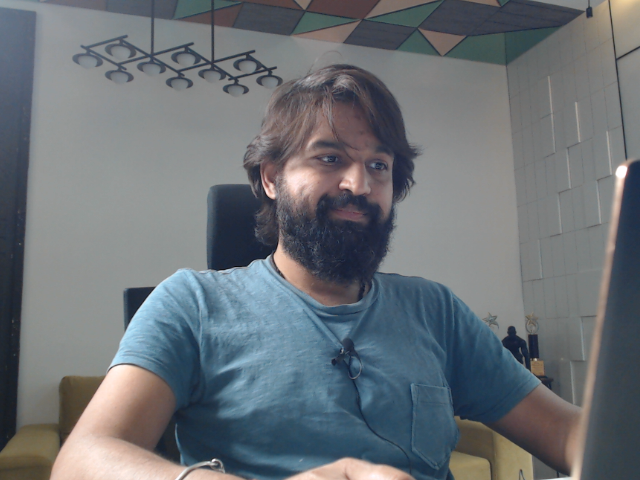
#> input picture v.png, 640 x 480 px
$ jupyter execute --allow-errors 'cv2 threshold and kernel.ipynb'
#> lines starting #> are read from the running program, lines starting #| are printed output that depends on the picture
[cell 1]
import cv2

[cell 2]
photo = cv2.imread('v.png')
#> photo is the input picture: shape (480, 640, 3); mean B, G, R 117.7, 112.7, 107
#photo = cv2.cvtColor(photo ,  cv2.COLOR_BGR2RGB)
photo = cv2.cvtColor(photo, cv2.COLOR_BGR2GRAY)
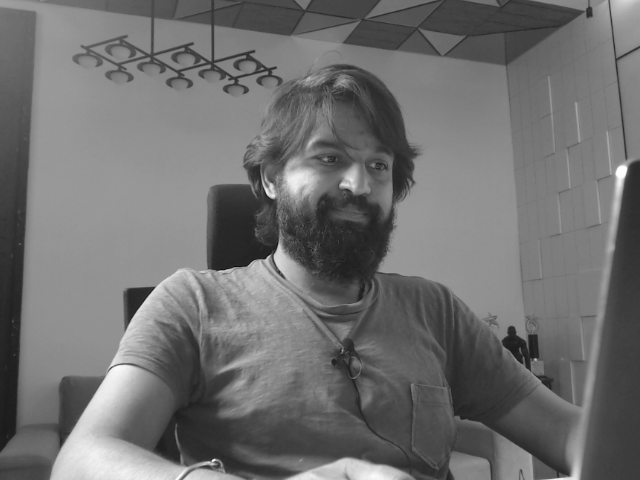
#> photo: shape (480, 640); min 7, max 254, mean 111.5

[cell 3]
photo.shape
#> Out = (480, 640)

[cell 4]
photo

[cell 5]
import matplotlib.pyplot  as plt

[cell 6]
plt.imshow(photo, cmap='gray')

[cell 7]
"""
cv2.imshow("hi", photo)
cv2.waitKey()
cv2.destroyAllWindows()
"""

[cell 8]
import numpy as np

[cell 9]
k = np.ones( (3,3 ))  / 25

[cell 10]
k

[cell 11]
k1 = np.array([
      [0, -1, 0],
      [-1,5,-1],
      [0,-1,0]
])

[cell 12]
k1

[cell 13]
photo

[cell 14]
nphoto = cv2.filter2D(src=photo, ddepth=-1,  kernel=k1 )

[cell 15]
nphoto

[cell 16]
cv2.imshow("hi", photo)
cv2.waitKey()
cv2.destroyAllWindows()

[cell 17]
cap = cv2.VideoCapture(1)

[cell 18]
while True:
    ret, photo = cap.read()
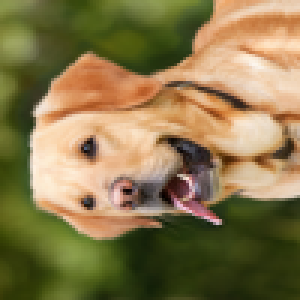
#> input picture nnnn.png, 100 x 100 px, given in place of the camera (shown 3 times larger)
#> photo is the input picture: shape (100, 100, 3); mean B, G, R 76.2, 119.6, 136.3
    nphoto = cv2.filter2D(src=photo, ddepth=-1,  kernel=k1 )
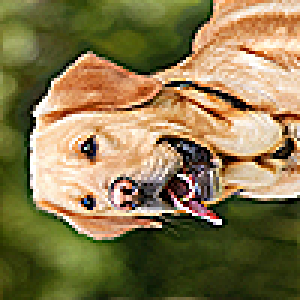
#> nphoto: shape (100, 100, 3) (shown 3 times larger); mean B, G, R 77.6, 120.2, 136
    fphoto = cv2.cvtColor(nphoto, cv2.COLOR_BGR2GRAY)
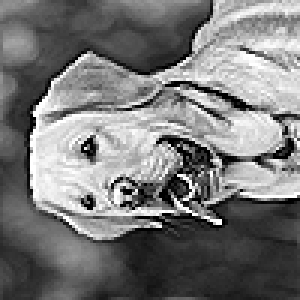
#> fphoto: shape (100, 100) (shown 3 times larger); min 0, max 255, mean 120.1
    cv2.imshow("hi", fphoto)
    if cv2.waitKey(100) == 13:
#> (key Esc is pressed here)
        break

cv2.destroyAllWindows()

[cell 19]
bphoto = cv2.blur(photo, (10,10)  )
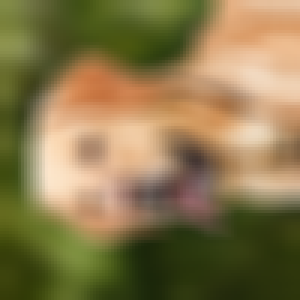
#> bphoto: shape (100, 100, 3) (shown 3 times larger); mean B, G, R 76.1, 119.8, 136.4

[cell 20]
cv2.imshow("hi", bphoto)
cv2.waitKey()
cv2.destroyAllWindows()

[cell 21]
nphoto = cv2.medianBlur(src=photo, ksize=5 )
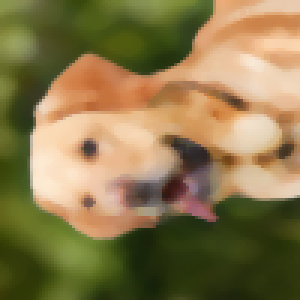
#> nphoto: shape (100, 100, 3) (shown 3 times larger); mean B, G, R 76, 120.2, 137.5
